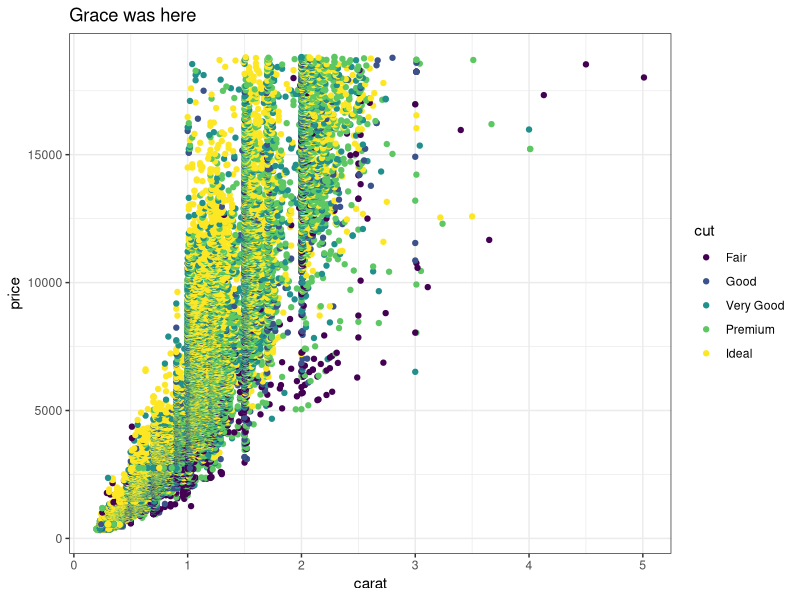
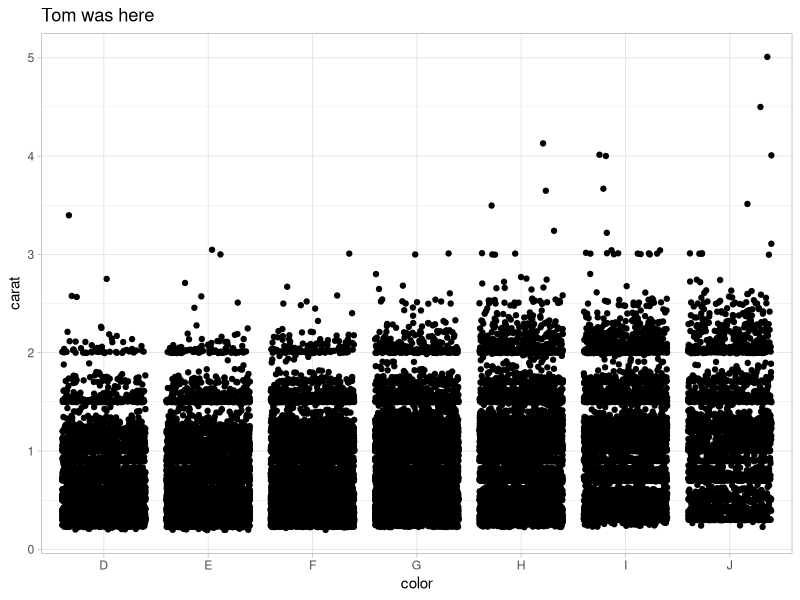
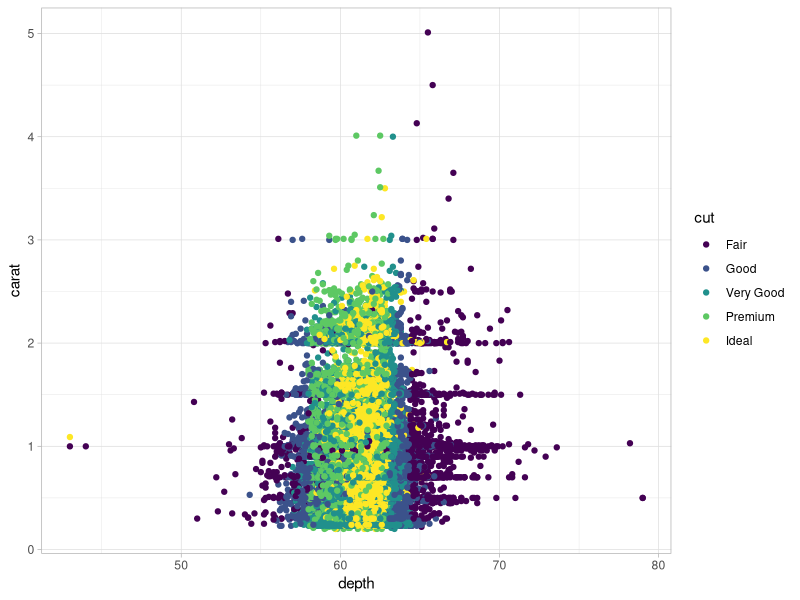

Here is the R script that generated these plots, in order:
## ---- chunk 1
knitr::opts_chunk$set(echo = TRUE)
library(tidyverse)
## ---- chunk 2
# Partner 1: 
# Run the code below to see the original graph
# Change the code below to make the point color change based on 'cut', and update the theme to theme_bw(). Update the title to include your first name. 

ggplot(data = diamonds, aes(x = carat, y = price)) +
  geom_point(aes(color = cut)) +
  theme_bw() +
  labs(title = "Grace was here")
## ---- chunk 3
# Partner 2: 
# Run the code below to see the original graph
# Change the code below to make the geom a geom_jitter, and update the theme to theme_light. Update the title to include your first name. 

ggplot(data = diamonds, aes(x = color, y = carat)) +
  geom_jitter() +
  theme_light() +
  labs(title = "Tom was here")
## ---- chunk 4
ggplot(data = diamonds, aes(x = depth, y = carat, color = cut)) +
  geom_point() +
  theme_light()
## ---- chunk 5
